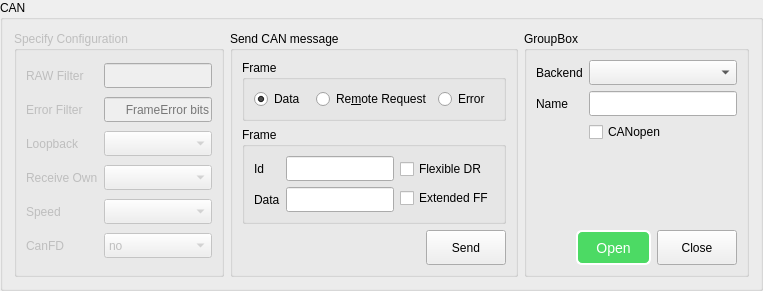
        <widget class="QGroupBox" name="groupBox_1">
         <property name="maximumSize">
          <size>
           <width>860</width>
           <height>271</height>
          </size>
         </property>
         <property name="title">
          <string>CAN</string>
         </property>
         <layout class="QGridLayout" name="gridLayout_6">
          <item row="0" column="0">
           <widget class="QGroupBox" name="configurationBox">
            <property name="enabled">
             <bool>false</bool>
            </property>
            <property name="title">
             <string>Specify Configuration</string>
            </property>
            <layout class="QGridLayout" name="gridLayout_4">
             <item row="0" column="1">
              <widget class="QLineEdit" name="rawFilterEdit">
               <property name="enabled">
                <bool>false</bool>
               </property>
               <property name="minimumSize">
                <size>
                 <width>0</width>
                 <height>25</height>
                </size>
               </property>
               <property name="maximumSize">
                <size>
                 <width>16777215</width>
                 <height>25</height>
                </size>
               </property>
               <property name="frame">
                <bool>true</bool>
               </property>
               <property name="alignment">
                <set>Qt::AlignRight|Qt::AlignTrailing|Qt::AlignVCenter</set>
               </property>
              </widget>
             </item>
             <item row="0" column="0">
              <widget class="QLabel" name="rawFilterLabel">
               <property name="text">
                <string>RAW Filter</string>
               </property>
              </widget>
             </item>
             <item row="3" column="1">
              <widget class="QComboBox" name="receiveOwnBox">
               <property name="minimumSize">
                <size>
                 <width>0</width>
                 <height>25</height>
                </size>
               </property>
               <property name="maximumSize">
                <size>
                 <width>16777215</width>
                 <height>25</height>
                </size>
               </property>
              </widget>
             </item>
             <item row="3" column="0">
              <widget class="QLabel" name="receiveOwnLabel">
               <property name="text">
                <string>Receive Own</string>
               </property>
              </widget>
             </item>
             <item row="1" column="1">
              <widget class="QLineEdit" name="errorFilterEdit">
               <property name="minimumSize">
                <size>
                 <width>0</width>
                 <height>25</height>
                </size>
               </property>
               <property name="maximumSize">
                <size>
                 <width>16777215</width>
                 <height>25</height>
                </size>
               </property>
               <property name="alignment">
                <set>Qt::AlignRight|Qt::AlignTrailing|Qt::AlignVCenter</set>
               </property>
               <property name="placeholderText">
                <string>FrameError bits</string>
               </property>
              </widget>
             </item>
             <item row="1" column="0">
              <widget class="QLabel" name="errorFilterLabel">
               <property name="text">
                <string>Error Filter</string>
               </property>
              </widget>
             </item>
             <item row="2" column="0">
              <widget class="QLabel" name="loopbackLabel">
               <property name="text">
                <string>Loopback</string>
               </property>
              </widget>
             </item>
             <item row="4" column="0">
              <widget class="QLabel" name="speedLabel">
               <property name="text">
                <string>Speed</string>
               </property>
              </widget>
             </item>
             <item row="2" column="1">
              <widget class="QComboBox" name="loopbackBox">
               <property name="minimumSize">
                <size>
                 <width>0</width>
                 <height>25</height>
                </size>
               </property>
               <property name="maximumSize">
                <size>
                 <width>16777215</width>
                 <height>25</height>
                </size>
               </property>
              </widget>
             </item>
             <item row="4" column="1">
              <widget class="QComboBox" name="speedBox">
               <property name="minimumSize">
                <size>
                 <width>0</width>
                 <height>25</height>
                </size>
               </property>
               <property name="maximumSize">
                <size>
                 <width>16777215</width>
                 <height>25</height>
                </size>
               </property>
              </widget>
             </item>
             <item row="5" column="0">
              <widget class="QLabel" name="canFdLabel">
               <property name="text">
                <string>CanFD</string>
               </property>
              </widget>
             </item>
             <item row="5" column="1">
              <widget class="QComboBox" name="canFdBox">
               <property name="enabled">
                <bool>false</bool>
               </property>
               <property name="minimumSize">
                <size>
                 <width>0</width>
                 <height>25</height>
                </size>
               </property>
               <property name="maximumSize">
                <size>
                 <width>16777215</width>
                 <height>25</height>
                </size>
               </property>
               <item>
                <property name="text">
                 <string>no</string>
                </property>
               </item>
               <item>
                <property name="text">
                 <string>yes</string>
                </property>
               </item>
              </widget>
             </item>
            </layout>
           </widget>
          </item>
          <item row="0" column="1">
           <widget class="QGroupBox" name="sendMessagesBox">
            <property name="title">
             <string>Send CAN message</string>
            </property>
            <layout class="QVBoxLayout" name="verticalLayout">
             <item>
              <widget class="QGroupBox" name="groupBox">
               <property name="title">
                <string>Frame</string>
               </property>
               <property name="checkable">
                <bool>false</bool>
               </property>
               <layout class="QHBoxLayout" name="horizontalLayout_9">
                <item>
                 <widget class="QRadioButton" name="dataFrame">
                  <property name="text">
                   <string>Data</string>
                  </property>
                  <property name="checked">
                   <bool>true</bool>
                  </property>
                 </widget>
                </item>
                <item>
                 <widget class="QRadioButton" name="remoteFrame">
                  <property name="text">
                   <string>Re&amp;mote Request</string>
                  </property>
                 </widget>
                </item>
                <item>
                 <widget class="QRadioButton" name="errorFrame">
                  <property name="text">
                   <string>Error</string>
                  </property>
                 </widget>
                </item>
               </layout>
              </widget>
             </item>
             <item>
              <widget class="QGroupBox" name="groupBox_8">
               <property name="title">
                <string>Frame</string>
               </property>
               <layout class="QHBoxLayout" name="horizontalLayout_6">
                <item>
                 <layout class="QGridLayout" name="gridLayout">
                  <item row="0" column="0">
                   <widget class="QLabel" name="label">
                    <property name="text">
                     <string>Id</string>
                    </property>
                   </widget>
                  </item>
                  <item row="0" column="1">
                   <widget class="QLineEdit" name="idEdit">
                    <property name="minimumSize">
                     <size>
                      <width>0</width>
                      <height>25</height>
                     </size>
                    </property>
                    <property name="maximumSize">
                     <size>
                      <width>16777215</width>
                      <height>25</height>
                     </size>
                    </property>
                   </widget>
                  </item>
                  <item row="1" column="0">
                   <widget class="QLabel" name="label_2">
                    <property name="text">
                     <string>Data</string>
                    </property>
                   </widget>
                  </item>
                  <item row="1" column="1">
                   <widget class="QLineEdit" name="lineEdit">
                    <property name="minimumSize">
                     <size>
                      <width>0</width>
                      <height>25</height>
                     </size>
                    </property>
                    <property name="maximumSize">
                     <size>
                      <width>16777215</width>
                      <height>25</height>
                     </size>
                    </property>
                   </widget>
                  </item>
                 </layout>
                </item>
                <item>
                 <layout class="QVBoxLayout" name="verticalLayout_4">
                  <item>
                   <widget class="QCheckBox" name="fdBox">
                    <property name="text">
                     <string>Flexible DR</string>
                    </property>
                   </widget>
                  </item>
                  <item>
                   <widget class="QCheckBox" name="EFF">
                    <property name="text">
                     <string>Extended FF</string>
                    </property>
                   </widget>
                  </item>
                 </layout>
                </item>
               </layout>
              </widget>
             </item>
             <item>
              <layout class="QGridLayout" name="gridLayout_11">
               <item row="0" column="0">
                <spacer name="horizontalSpacer_3">
                 <property name="orientation">
                  <enum>Qt::Horizontal</enum>
                 </property>
                 <property name="sizeHint" stdset="0">
                  <size>
                   <width>178</width>
                   <height>20</height>
                  </size>
                 </property>
                </spacer>
               </item>
               <item row="0" column="1">
                <widget class="QPushButton" name="pushButton_Send">
                 <property name="sizePolicy">
                  <sizepolicy hsizetype="Minimum" vsizetype="Fixed">
                   <horstretch>0</horstretch>
                   <verstretch>0</verstretch>
                  </sizepolicy>
                 </property>
                 <property name="minimumSize">
                  <size>
                   <width>75</width>
                   <height>35</height>
                  </size>
                 </property>
                 <property name="maximumSize">
                  <size>
                   <width>16777215</width>
                   <height>35</height>
                  </size>
                 </property>
                 <property name="text">
                  <string>Send</string>
                 </property>
                </widget>
               </item>
              </layout>
             </item>
            </layout>
           </widget>
          </item>
          <item row="0" column="2">
           <widget class="QGroupBox" name="groupBox_10">
            <property name="minimumSize">
             <size>
              <width>181</width>
              <height>223</height>
             </size>
            </property>
            <property name="title">
             <string>GroupBox</string>
            </property>
            <layout class="QGridLayout" name="gridLayout_5">
             <item row="0" column="0">
              <widget class="QLabel" name="errorFilterLabel_2">
               <property name="text">
                <string>Backend</string>
               </property>
              </widget>
             </item>
             <item row="0" column="1">
              <widget class="QComboBox" name="backendListBox">
               <property name="minimumSize">
                <size>
                 <width>0</width>
                 <height>25</height>
                </size>
               </property>
               <property name="maximumSize">
                <size>
                 <width>16777215</width>
                 <height>25</height>
                </size>
               </property>
              </widget>
             </item>
             <item row="1" column="0">
              <widget class="QLabel" name="errorFilterLabel_3">
               <property name="text">
                <string>Name</string>
               </property>
              </widget>
             </item>
             <item row="1" column="1">
              <widget class="QLineEdit" name="interfaceNameEdit">
               <property name="minimumSize">
                <size>
                 <width>0</width>
                 <height>25</height>
                </size>
               </property>
               <property name="maximumSize">
                <size>
                 <width>16777215</width>
                 <height>25</height>
                </size>
               </property>
              </widget>
             </item>
             <item row="2" column="1">
              <widget class="QCheckBox" name="Checkb_CANopen">
               <property name="text">
                <string>CANopen</string>
               </property>
              </widget>
             </item>
             <item row="3" column="1">
              <spacer name="verticalSpacer_7">
               <property name="orientation">
                <enum>Qt::Vertical</enum>
               </property>
               <property name="sizeHint" stdset="0">
                <size>
                 <width>20</width>
                 <height>30</height>
                </size>
               </property>
              </spacer>
             </item>
             <item row="4" column="0" colspan="2">
              <layout class="QHBoxLayout" name="horizontalLayout_2">
               <item>
                <spacer name="horizontalSpacer_7">
                 <property name="orientation">
                  <enum>Qt::Horizontal</enum>
                 </property>
                 <property name="sizeHint" stdset="0">
                  <size>
                   <width>40</width>
                   <height>20</height>
                  </size>
                 </property>
                </spacer>
               </item>
               <item>
                <widget class="QPushButton" name="pushButton_Open">
                 <property name="sizePolicy">
                  <sizepolicy hsizetype="Minimum" vsizetype="Fixed">
                   <horstretch>0</horstretch>
                   <verstretch>0</verstretch>
                  </sizepolicy>
                 </property>
                 <property name="minimumSize">
                  <size>
                   <width>75</width>
                   <height>35</height>
                  </size>
                 </property>
                 <property name="maximumSize">
                  <size>
                   <width>16777215</width>
                   <height>35</height>
                  </size>
                 </property>
                 <property name="styleSheet">
                  <string notr="true">QPushButton{
    background-color: rgb(76, 218, 100);
	border-style: outset;
    border-width: 2px;
	border-radius: 6px;
    color: white;
	font-size: 14px;
}

QPushButton:hover{
    background-color: rgb(110, 230, 120);
}

QPushButton:pressed{
    background-color: rgb(50, 200, 80);
}

QPushButton:disabled{
    background-color: gray;
}</string>
                 </property>
                 <property name="text">
                  <string>Open</string>
                 </property>
                </widget>
               </item>
               <item>
                <widget class="QPushButton" name="pushButton_Close">
                 <property name="sizePolicy">
                  <sizepolicy hsizetype="Minimum" vsizetype="Fixed">
                   <horstretch>0</horstretch>
                   <verstretch>0</verstretch>
                  </sizepolicy>
                 </property>
                 <property name="minimumSize">
                  <size>
                   <width>75</width>
                   <height>35</height>
                  </size>
                 </property>
                 <property name="maximumSize">
                  <size>
                   <width>16777215</width>
                   <height>35</height>
                  </size>
                 </property>
                 <property name="text">
                  <string>Close</string>
                 </property>
                </widget>
               </item>
              </layout>
             </item>
            </layout>
           </widget>
          </item>
         </layout>
         <zorder>sendMessagesBox</zorder>
         <zorder>configurationBox</zorder>
         <zorder>groupBox_10</zorder>
        </widget>
